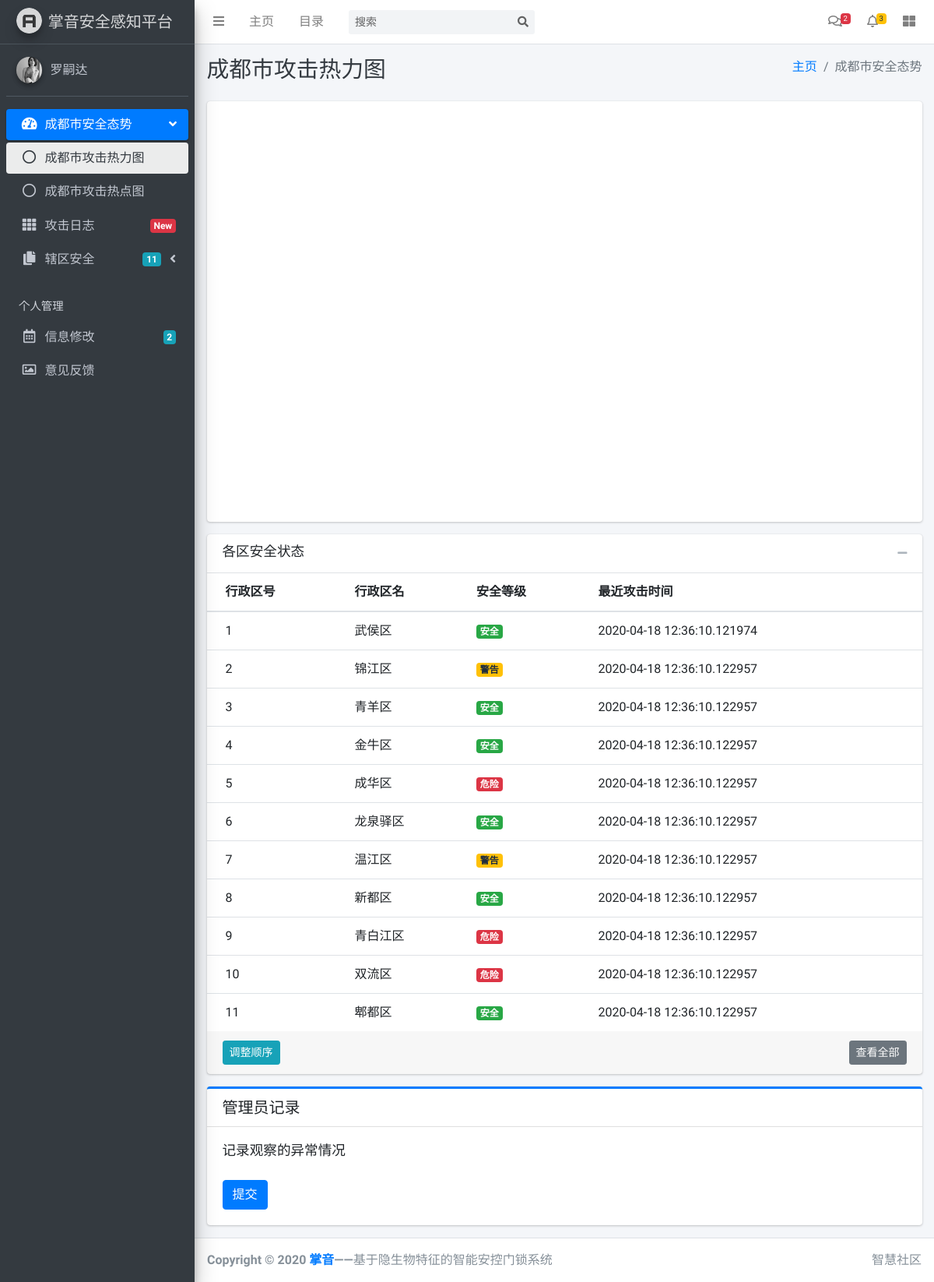
Screenshot of /HeatMap_chengdu (signed in) with the database file from the repository.
### models.py (models this page shows, shortened)
class DistrictInfo(db.Model):
    id = db.Column(db.Integer, primary_key=True)
    name = db.Column(db.String)
    status = db.Column(db.String)
    time = db.Column(db.DateTime)

### view.py (the view)
@app.route('/HeatMap_chengdu')
def homepage():
    if session.get('user_name'):
        districtInfo = DistrictInfo.query.all()
        return render_template("start1.html",
                               username=session.get('user_name'),
                               districtInfo=districtInfo)
    else:
        flash('You have not logged in,please log in first!')
        return redirect(url_for('login'))

### templates/start1.html (shortened to what this page needs)
<!DOCTYPE html>
<html lang="en">
<head>
  <link rel="stylesheet" href="{{ url_for('static',filename='plugins/fontawesome-free/css/all.min.css') }}">
  <link rel="stylesheet" href="{{ url_for('static',filename='dist/css/adminlte.min.css') }}">
</head>
<body>
<div class="wrapper">
  <nav class="main-header navbar navbar-expand navbar-white navbar-light">
    <ul class="navbar-nav">
      <li class="nav-item">
        <a class="nav-link" data-widget="pushmenu" href="#" role="button"><i class="fas fa-bars"></i></a>
      </li>
      <li class="nav-item d-none d-sm-inline-block">
        <a href="{{ url_for('homepage') }}" class="nav-link">主页</a>
      </li>
      <li class="nav-item d-none d-sm-inline-block">
        <a href="{{ url_for('homepage') }}" class="nav-link">目录</a>
      </li>
    </ul>
    <form class="form-inline ml-3">
      <div class="input-group input-group-sm">
        <input class="form-control form-control-navbar" type="search" placeholder="搜索" aria-label="Search">
        <div class="input-group-append">
          <button class="btn btn-navbar" type="submit">
            <i class="fas fa-search"></i>
          </button>
        </div>
      </div>
    </form>
    <ul class="navbar-nav ml-auto">
      <li class="nav-item dropdown">
        <a class="nav-link" data-toggle="dropdown" href="#">
          <i class="far fa-comments"></i>
          <span class="badge badge-danger navbar-badge">2</span>
        </a>
      </li>
      <li class="nav-item dropdown">
        <a class="nav-link" data-toggle="dropdown" href="#">
          <i class="far fa-bell"></i>
          <span class="badge badge-warning navbar-badge">3</span>
        </a>
      </li>
      <li class="nav-item">
        <a class="nav-link" data-widget="control-sidebar" data-slide="true" href="#" role="button">
          <i class="fas fa-th-large"></i>
        </a>
      </li>
    </ul>
  </nav>
  <aside class="main-sidebar sidebar-dark-primary elevation-4">
    <a href="{{ url_for('homepage') }}" class="brand-link">
      <img src="{{ url_for('static',filename='dist/img/AdminLTELogo.png') }}" alt="AdminLTE Logo" class="brand-image img-circle elevation-3"
           style="opacity: .8">
      <span class="brand-text font-weight-light">掌音安全感知平台</span>
    </a>
    <div class="sidebar">
      <div class="user-panel mt-3 pb-3 mb-3 d-flex">
        <div class="image">
          <img src="{{ url_for('static',filename='dist/img/user3-128x128.jpg') }}" class="img-circle elevation-2" alt="User Image">
        </div>
        <div class="info">
          <a href="{{ url_for('changeInfo') }}" class="d-block">{{username}}</a>
        </div>
      </div>
      <nav class="mt-2">
        <ul class="nav nav-pills nav-sidebar flex-column" data-widget="treeview" role="menu" data-accordion="false">
          <li class="nav-item has-treeview menu-open">
            <a href="#" class="nav-link active">
              <i class="nav-icon fas fa-tachometer-alt"></i>
              <p>
                成都市安全态势
                <i class="right fas fa-angle-left"></i>
              </p>
            </a>
            <ul class="nav nav-treeview">
              <li class="nav-item">
                <a href="#" class="nav-link active">
                  <i class="far fa-circle nav-icon"></i>
                  <p>成都市攻击热力图</p>
                </a>
              </li>
              <li class="nav-item">
                <a href="{{ url_for('heatpoint') }}" class="nav-link">
                  <i class="far fa-circle nav-icon"></i>
                  <p>成都市攻击热点图</p>
                </a>
              </li>
            </ul>
          </li>
          <li class="nav-item">
            <a href="{{ url_for('attacklog') }}" class="nav-link">
              <i class="nav-icon fas fa-th"></i>
              <p>
                攻击日志
                <span class="right badge badge-danger">New</span>
              </p>
            </a>
          </li>
          <li class="nav-item has-treeview">
            <a href="{{ url_for('wuhou') }}" class="nav-link">
              <i class="nav-icon fas fa-copy"></i>
              <p>
                辖区安全
                <i class="fas fa-angle-left right"></i>
                <span class="badge badge-info right">11</span>
              </p>
            </a>
          </li>
          <li class="nav-header">个人管理</li>
          <li class="nav-item">
            <a href="{{ url_for('changeInfo') }}" class="nav-link">
              <i class="nav-icon far fa-calendar-alt"></i>
              <p>
                信息修改
                <span class="badge badge-info right">2</span>
              </p>
            </a>
          </li>
          <li class="nav-item">
            <a href="{{ url_for('advise') }}" class="nav-link">
              <i class="nav-icon far fa-image"></i>
              <p>
                意见反馈
              </p>
            </a>
          </li>
        </ul>
      </nav>
    </div>
  </aside>
  <div class="content-wrapper">
    <div class="content-header">
      <div class="container-fluid">
        <div class="row mb-2">
          <div class="col-sm-6">
            <h1 class="m-0 text-dark">成都市攻击热力图</h1>
          </div>
          <div class="col-sm-6">
            <ol class="breadcrumb float-sm-right">
              <li class="breadcrumb-item"><a href="#">主页</a></li>
              <li class="breadcrumb-item active">成都市安全态势</li>
            </ol>
          </div>
        </div>
      </div>
    </div>
    <div class="content">
      <div class="container-fluid">
        <div class="row">
          <div class="col-lg-12">
            <div class="card">
              <div class="card-body">
                <div  style="width:100%;height: 500px;z-index: 1000000;">
                  <div id="mapcontainer" style="width: 100%;height: 100%"></div>
                </div>
              </div>
            </div>
          </div>
        </div>
        <div class="row">
          <div class="col-lg-12">
            <div class="card">
              <div class="card-header border-transparent">
                <h3 class="card-title">各区安全状态</h3>
                <div class="card-tools">
                  <button type="button" class="btn btn-tool" data-card-widget="collapse">
                    <i class="fas fa-minus"></i>
                  </button>
                </div>
              </div>
              <div class="card-body p-0">
                <div class="table-responsive">
                  <table class="table m-0">
                    <thead>
                    <tr>
                      <th>行政区号</th>
                      <th>行政区名</th>
                      <th>安全等级</th>
                      <th>最近攻击时间</th>
                    </tr>
                    </thead>
                    <tbody>
                    {% for district in districtInfo %}
                    <tr>
                      <td>{{ district.id }}</td>
                      <td>{{ district.name }}</td>
                        {% if  district.status == '安全'%}
                        <td><span class="badge badge-success">{{ district.status }}</span></td>
                        {% endif %}
                        {% if  district.status == '警告'%}
                        <td><span class="badge badge-warning">{{ district.status }}</span></td>
                        {% endif %}
                        {% if  district.status == '危险'%}
                        <td><span class="badge badge-danger">{{ district.status }}</span></td>
                        {% endif %}
                      <td>
                        <div class="sparkbar" data-color="#00a65a" data-height="20">{{district.time}}</div>
                      </td>
                    </tr>
                    {% endfor %}
                    </tbody>
                  </table>
                </div>
              </div>
              <div class="card-footer clearfix">
                <a href="javascript:void(0)" class="btn btn-sm btn-info float-left">调整顺序</a>
                <a href="javascript:void(0)" class="btn btn-sm btn-secondary float-right">查看全部</a>
              </div>
            </div>
            <div class="card card-primary card-outline">
              <div class="card-header">
                <h5 class="m-0">管理员记录</h5>
              </div>
              <div class="card-body">
                <h6 class="card-title">记录观察的异常情况</h6>
                  <br/>
                    <br/>
                <a href="#" class="btn btn-primary">提交</a>
              </div>
            </div>
          </div>
        </div>
      </div>
    </div>
  </div>
  <footer class="main-footer">
    <div class="float-right d-none d-sm-inline">
      智慧社区
    </div>
    <strong>Copyright &copy; 2020 <a href="https://adminlte.io">掌音</a>——</strong>基于隐生物特征的智能安控门锁系统
  </footer>
</div>
</body>
</html>

### rows the page displays
DistrictInfo: id "1", name "武侯区", status "安全", time "2020-04-18 12:36:10.121974"
DistrictInfo: id "2", name "锦江区", status "警告", time "2020-04-18 12:36:10.122957"
DistrictInfo: id "3", name "青羊区", status "安全", time "2020-04-18 12:36:10.122957"
DistrictInfo: id "4", name "金牛区", status "安全", time "2020-04-18 12:36:10.122957"
DistrictInfo: id "5", name "成华区", status "危险", time "2020-04-18 12:36:10.122957"
DistrictInfo: id "6", name "龙泉驿区", status "安全", time "2020-04-18 12:36:10.122957"
DistrictInfo: id "7", name "温江区", status "警告", time "2020-04-18 12:36:10.122957"
DistrictInfo: id "8", name "新都区", status "安全", time "2020-04-18 12:36:10.122957"
DistrictInfo: id "9", name "青白江区", status "危险", time "2020-04-18 12:36:10.122957"
DistrictInfo: id "10", name "双流区", status "危险", time "2020-04-18 12:36:10.122957"
DistrictInfo: id "11", name "郫都区", status "安全", time "2020-04-18 12:36:10.122957"

### other values shown
{{ username }} "罗嗣达"
